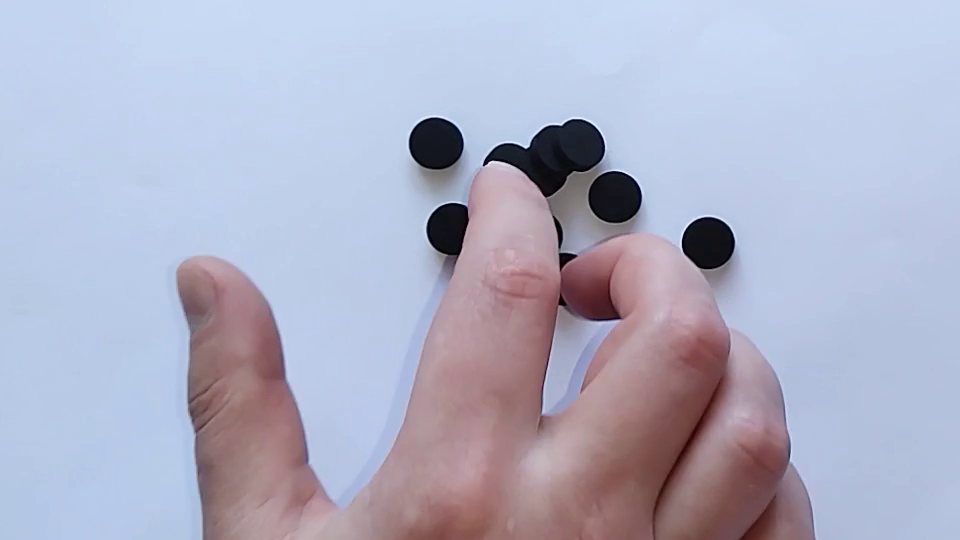
#> input picture frame 37 of img/objects_01.mp4, 960 x 540 px
$ python counting-objects.py
#> lines starting #> are read from the running program, lines starting #| are printed output that depends on the picture; after the words box and inside, x2 and y2 are one past the last pixel; in counts of white or black regions, pixels touching at a corner belong together
import cv2
import numpy as np

cap = cv2.VideoCapture("img/objects_01.mp4")

while True:

    _, resize = cap.read()
#> resize is the input picture: shape (540, 960, 3); mean B, G, R 198.4, 177.2, 175.4
    gray = cv2.cvtColor(resize, cv2.COLOR_BGR2GRAY)
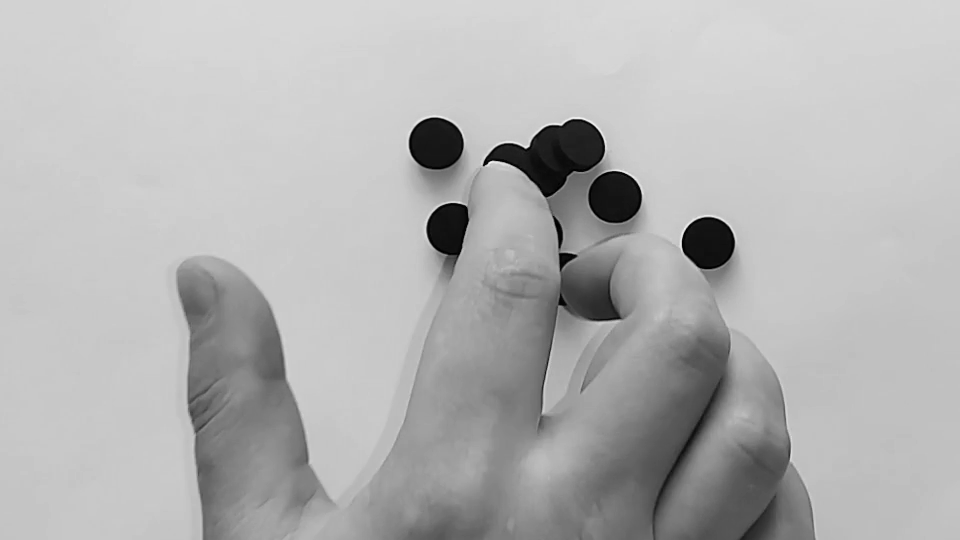
#> gray: shape (540, 960); min 0, max 248, mean 179.1

    # Threshold image
    _, thresh = cv2.threshold(gray, 60, 255, cv2.THRESH_BINARY_INV)
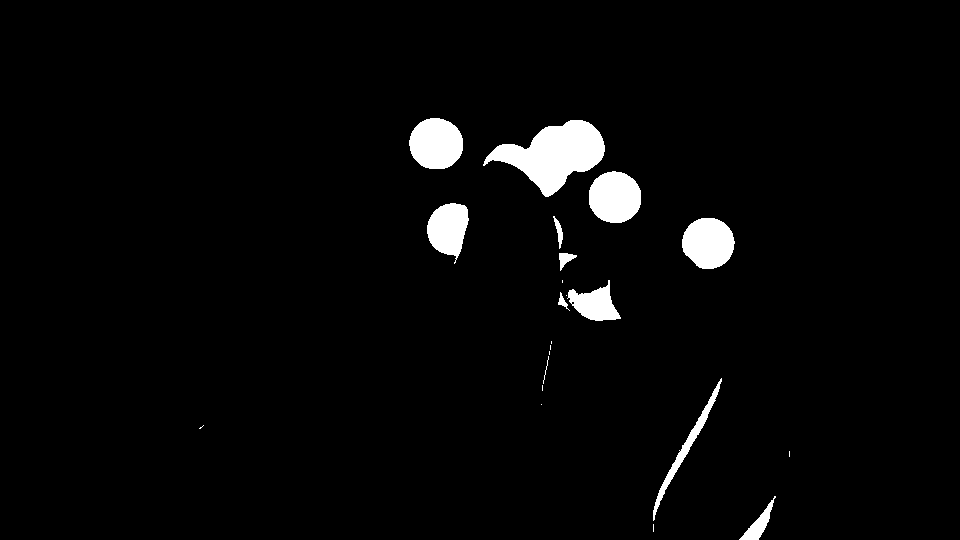
#> thresh: shape (540, 960); 3.1% white; 22 white regions (10 under 20 px), largest, box (x1, y1, x2, y2) and area: (483, 120, 605, 197) 4705, (409, 118, 463, 169) 2191, (589, 171, 641, 223) 2156

    # Denoising Image
    kernel = np.ones((3, 3), np.uint8)
    opening = cv2.morphologyEx(thresh, cv2.MORPH_OPEN, kernel, iterations=2)
#> opening: shape (540, 960); 3% white; 11 white regions, largest, box (x1, y1, x2, y2) and area: (487, 120, 605, 196) 4676, (409, 118, 463, 169) 2191, (589, 172, 641, 223) 2152

    # Sure background area
    sure_bg = cv2.dilate(opening, kernel, iterations=3)
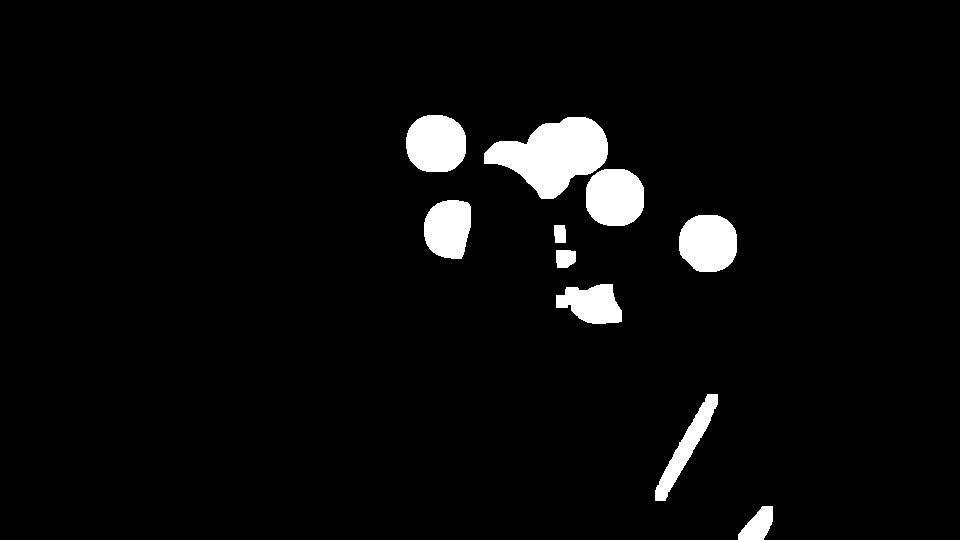
#> sure_bg: shape (540, 960); 4.1% white; 10 white regions, largest, box (x1, y1, x2, y2) and area: (484, 117, 608, 199) 5909, (406, 115, 466, 172) 2857, (586, 169, 644, 226) 2806

    # Sure foreground area
    dist_transform = cv2.distanceTransform(opening, cv2.DIST_L2, 5)
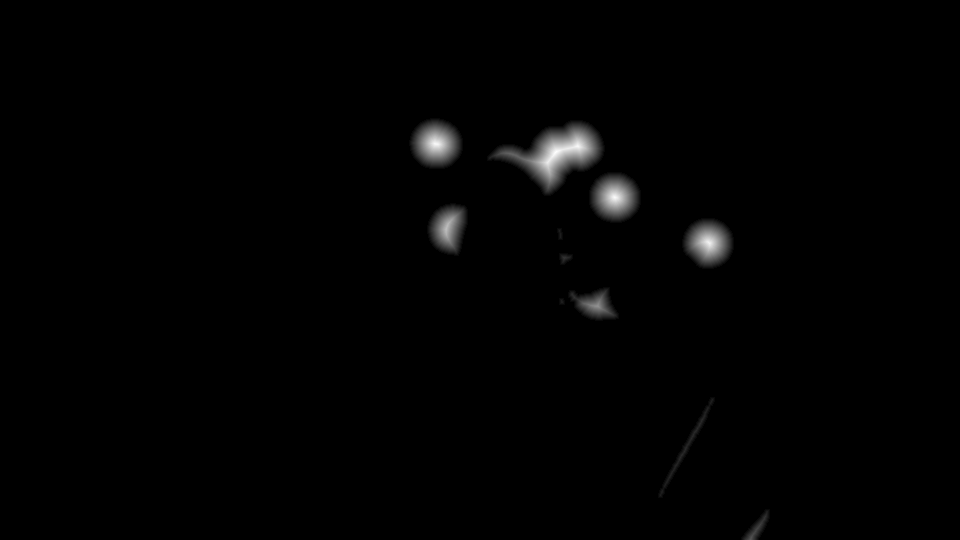
#> dist_transform: shape (540, 960) float32; min 0, max 26, mean 0.2; drawn with min black and max white
    _, sure_fg = cv2.threshold(dist_transform, 0.7 * dist_transform.max(), 255, 0)
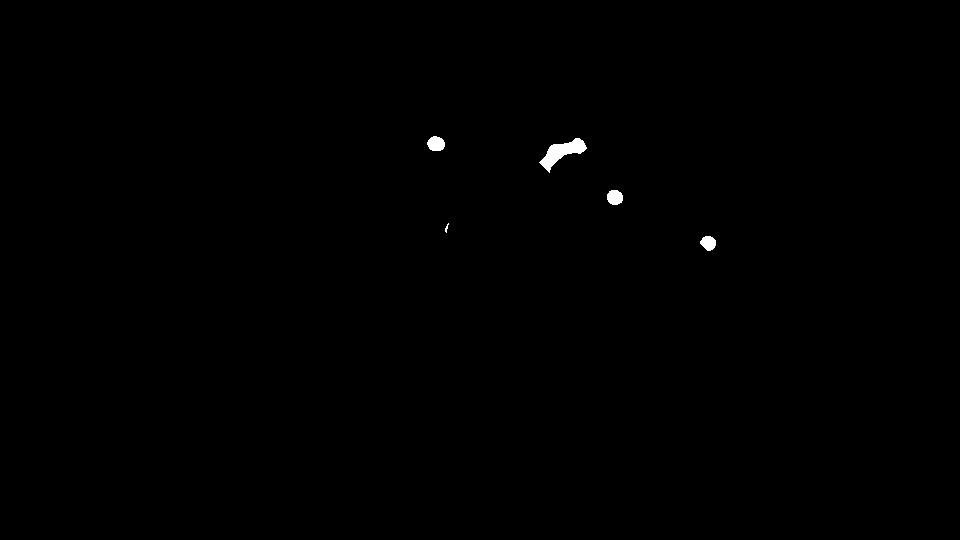
#> sure_fg: shape (540, 960) float32; 0.24% white; 5 white regions (1 under 20 px), largest, box (x1, y1, x2, y2) and area: (539, 138, 587, 173) 657, (427, 136, 445, 151) 211, (607, 190, 623, 205) 196, (700, 236, 716, 251) 176

    # Finding unknown region
    sure_fg = np.uint8(sure_fg)
#> sure_fg: shape (540, 960); 0.24% white; 5 white regions (1 under 20 px)

    # Finding contours
    contours, hierarchy = cv2.findContours(sure_fg.copy(), cv2.RETR_EXTERNAL, cv2.CHAIN_APPROX_NONE)
#> contours = 5 contours, 1 with area under 20; largest, box (x1, y1, x2, y2) and area: (539, 138, 587, 173) 602, (427, 136, 445, 151) 188, (607, 190, 623, 205) 173, (700, 236, 716, 251) 156

    # Drawing circles inside objects
    for con in contours:
        M = cv2.moments(con)
        cX = int(M["m10"] / (M["m00"]+0.1))
        cY = int(M["m01"] / (M["m00"]+0.1))
        cv2.circle(resize, (cX, cY), 7, (50, 255, 55), -1)
#> this loop made 5 passes
#> (cX, cY) on passes 1 to 5: (707, 242), (440, 225), (614, 196), (561, 151), (435, 143)
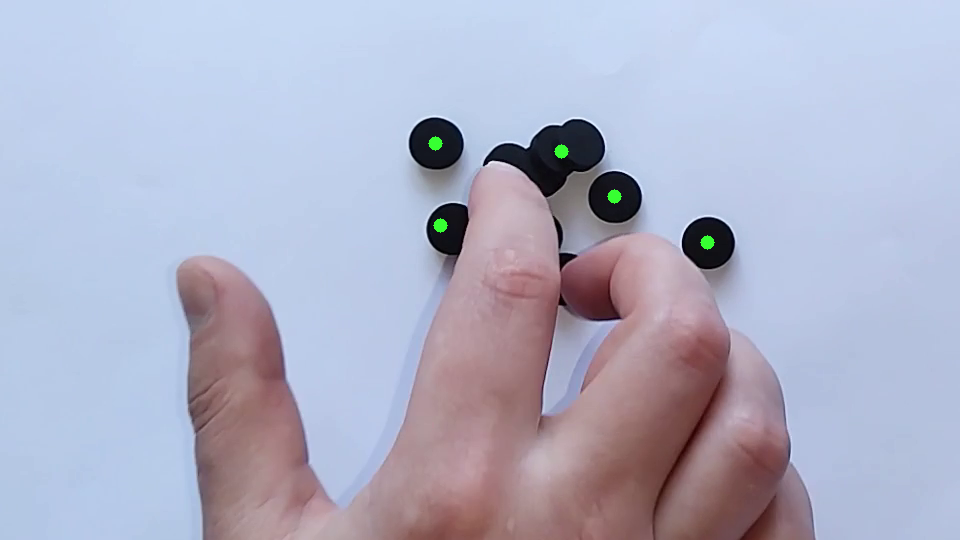
#> resize: shape (540, 960, 3); 0.14% of pixels changed, all inside (x1, y1, x2, y2) = (428, 136, 715, 250)

    # Put text, Number of objects counted
    resize[10:100, 10:140] = (0, 0, 0)
    cv2.putText(resize, str(len(contours)), (20, 80), 1, 5, (230, 200, 180), 5)
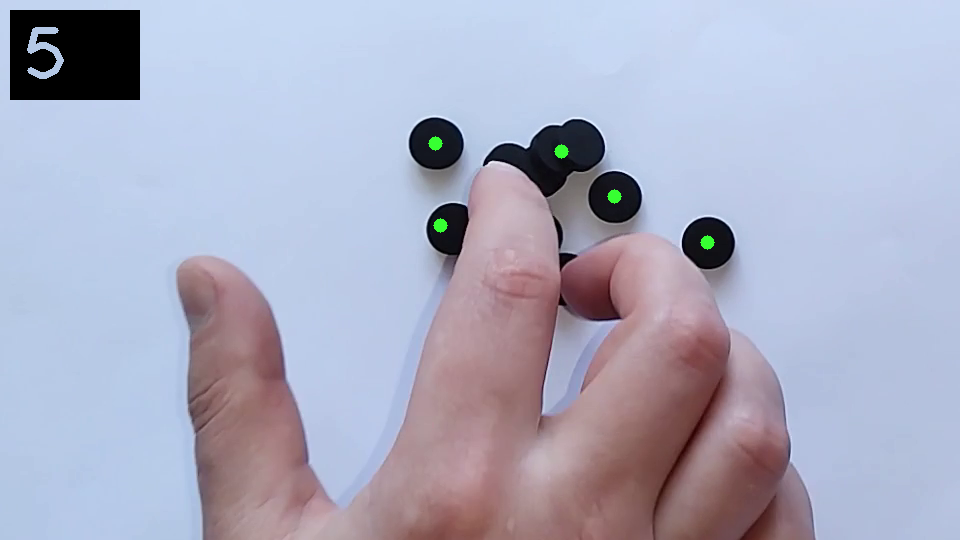
#> resize: shape (540, 960, 3); mean B, G, R 193.4, 173.1, 171.4

    final = resize
    cv2.imshow("Objects Counting", final)

    key = cv2.waitKey(15)
#> (key Esc is pressed here)
    if key == 27:
        break

cv2.destroyAllWindows()
cap.release()

$ run again, starting later in the video
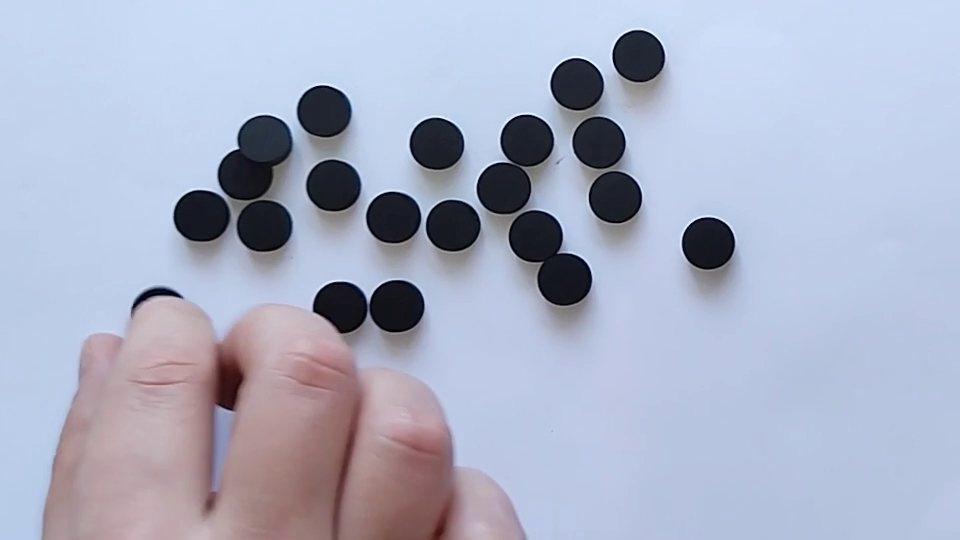
#> input picture frame 168 of img/objects_01.mp4, 960 x 540 px
#> resize is the input picture: shape (540, 960, 3); mean B, G, R 198.1, 176.9, 170.9
#> `_, thresh = cv2.threshold(gray, 60, 255, cv2.THRESH_BINARY_INV)`:
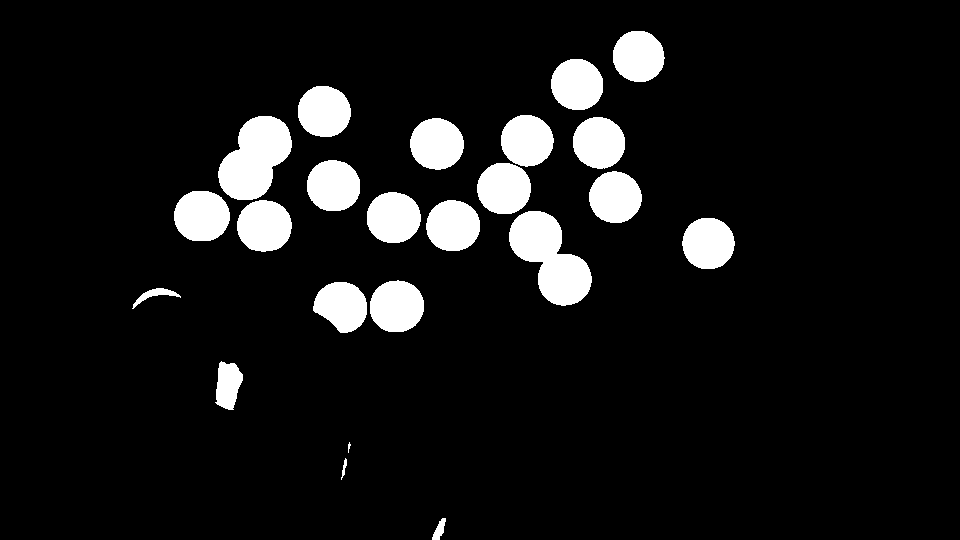
#> thresh: shape (540, 960); 8.6% white; 23 white regions (1 under 20 px), largest, box (x1, y1, x2, y2) and area: (509, 211, 592, 306) 4411, (218, 116, 292, 200) 4102, (174, 191, 230, 241) 2267
#> sure_bg: shape (540, 960); 11.2% white; 14 white regions, largest, box (x1, y1, x2, y2) and area: (474, 112, 595, 309) 11069, (171, 113, 295, 255) 10862, (364, 189, 483, 254) 5712
#> contours = 19 contours; largest, box (x1, y1, x2, y2) and area: (236, 134, 274, 182) 473, (255, 218, 274, 234) 204, (192, 209, 212, 223) 202, (556, 272, 574, 288) 201, (388, 299, 406, 314) 196
#> the loop `for con in contours:` made 19 passes
#> (cX, cY) on passes 1 to 8: (342, 304), (396, 305), (563, 278), (707, 242), (534, 236), (452, 225), (263, 225), (392, 216)
#> `cv2.putText(resize, str(len(contours)), (20, 80), 1, 5, (230, 200, 180..`:
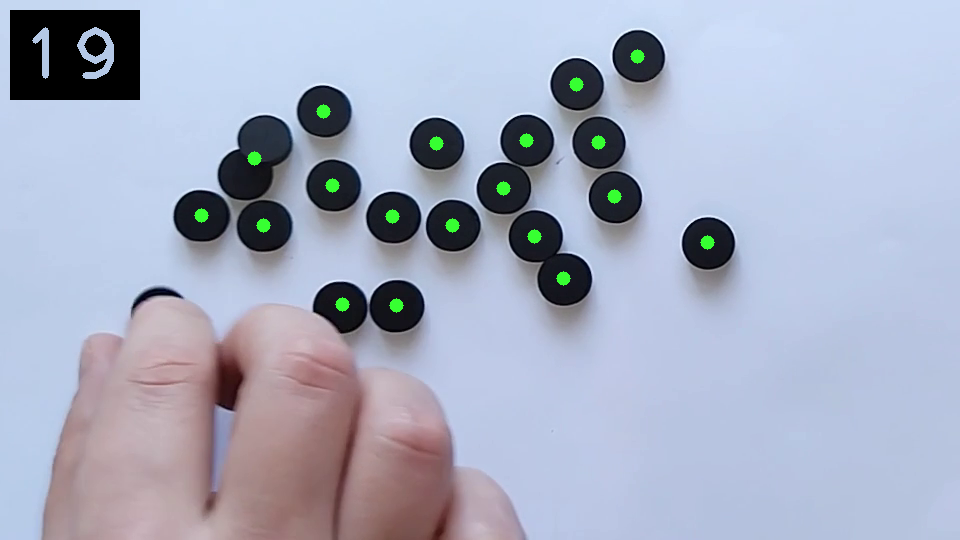
#> resize: shape (540, 960, 3); mean B, G, R 193.3, 173.8, 167

$ run again, starting later in the video
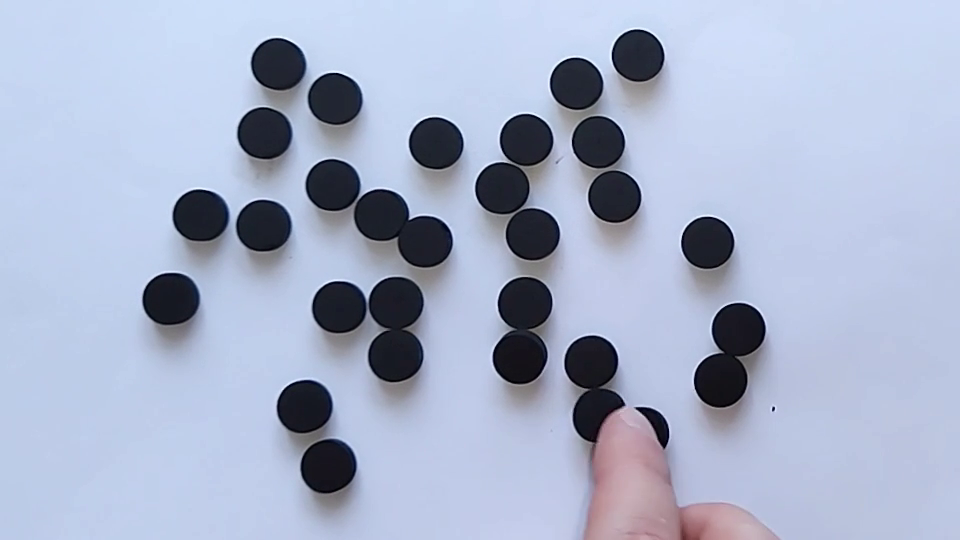
#> input picture frame 299 of img/objects_01.mp4, 960 x 540 px
#> resize is the input picture: shape (540, 960, 3); mean B, G, R 201.9, 177.8, 168
#> `_, thresh = cv2.threshold(gray, 60, 255, cv2.THRESH_BINARY_INV)`:
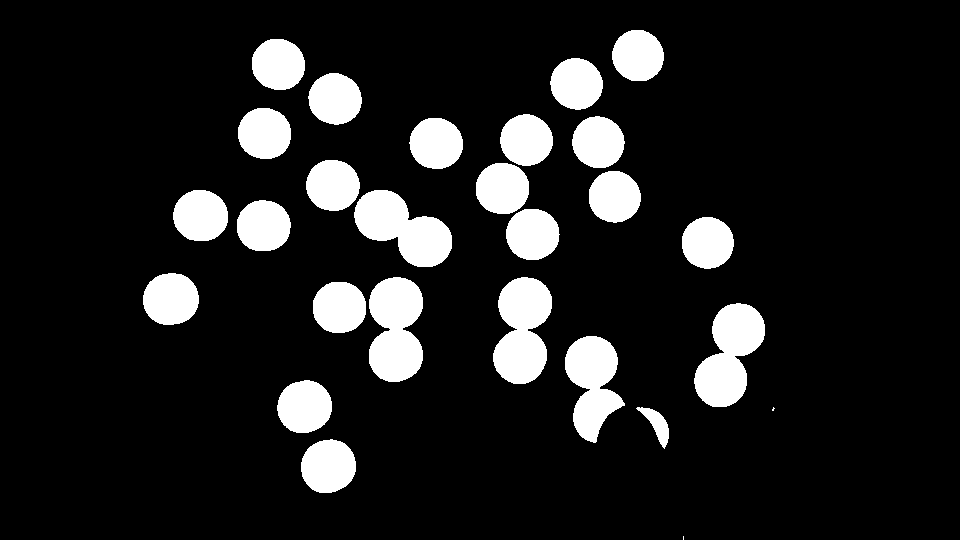
#> thresh: shape (540, 960); 12.3% white; 27 white regions (2 under 20 px), largest, box (x1, y1, x2, y2) and area: (493, 277, 552, 384) 4541, (369, 277, 423, 382) 4529, (694, 303, 765, 407) 4472
#> sure_bg: shape (540, 960); 15.9% white; 20 white regions, largest, box (x1, y1, x2, y2) and area: (310, 274, 426, 385) 8533, (473, 111, 562, 263) 8298, (303, 157, 455, 270) 8286
#> contours = 28 contours; largest, box (x1, y1, x2, y2) and area: (319, 458, 338, 475) 226, (161, 291, 181, 307) 222, (295, 398, 314, 415) 214, (511, 347, 529, 366) 213, (387, 347, 405, 364) 212
#> the loop `for con in contours:` made 28 passes
#> (cX, cY) on passes 1 to 8: (327, 465), (303, 406), (719, 379), (590, 361), (519, 356), (395, 354), (737, 329), (338, 306)
#> `cv2.putText(resize, str(len(contours)), (20, 80), 1, 5, (230, 200, 180..`:
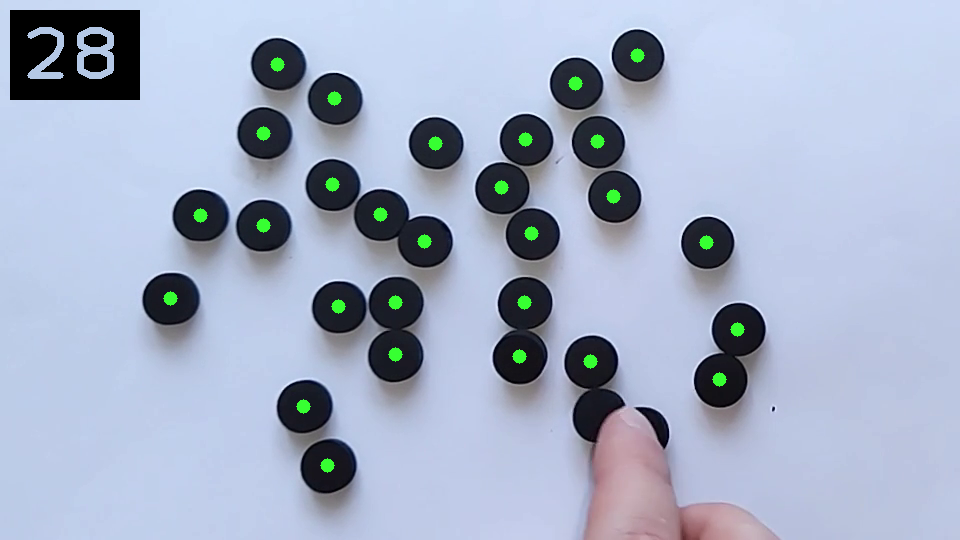
#> resize: shape (540, 960, 3); mean B, G, R 197.3, 175.4, 164.4
